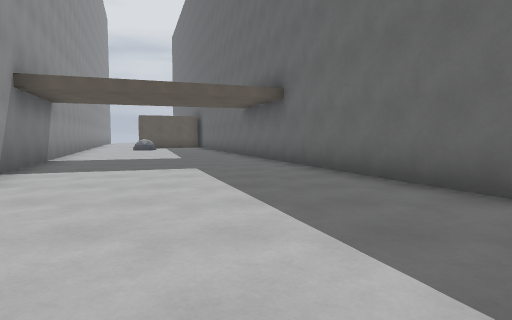
[1] (above)

24 first-person views from a walk through a level from a Godot 3-D game. The camera is 1.2 m above the floor, tilts 4° down and sees 75° across. The floor is counted in squares, 2 m on a side. Each view is taken from the middle of a square. On the plan, view 1 faces up. The plan holds only what a view shows up to about 10 squares ahead; the rest is blank. The place goes on beyond the plan. Characters and animated objects are left out. Surface patterns are stand-ins for the level's own textures.

[2]
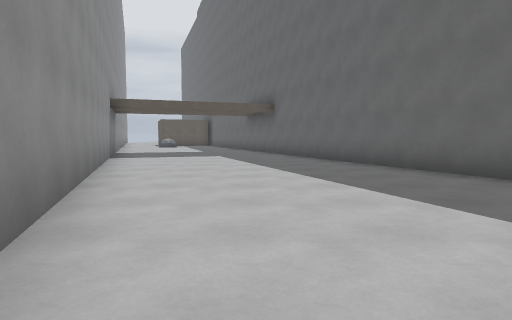

[3]
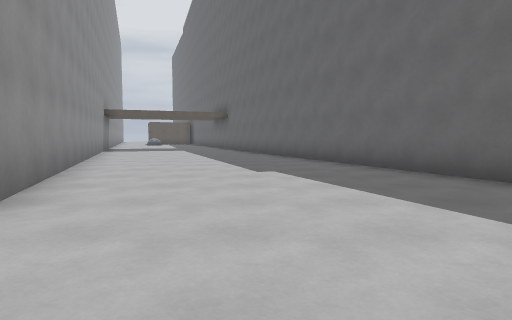

[4]
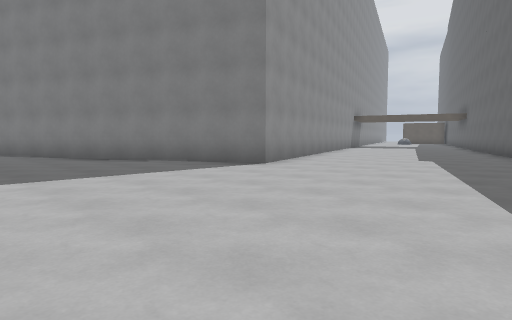

[5]
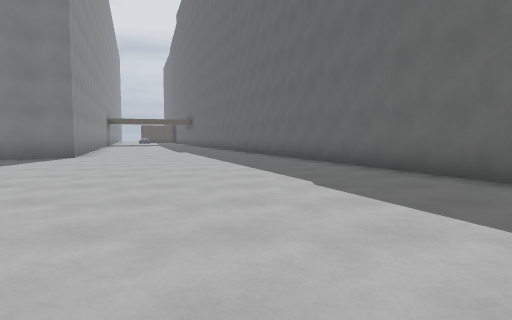

[6]
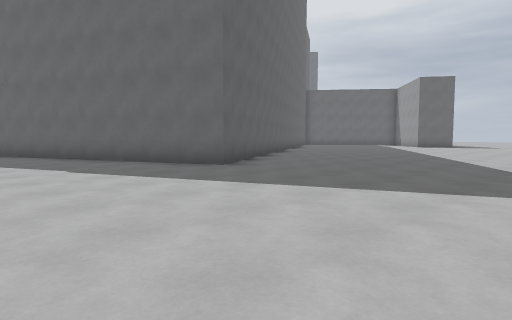

[7]
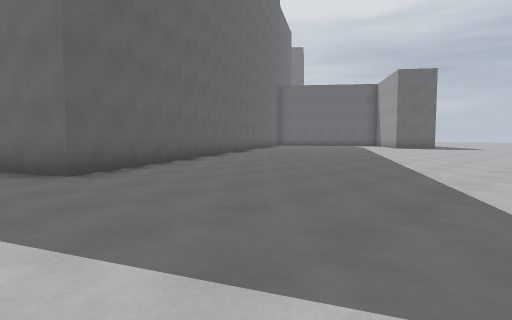

[8]
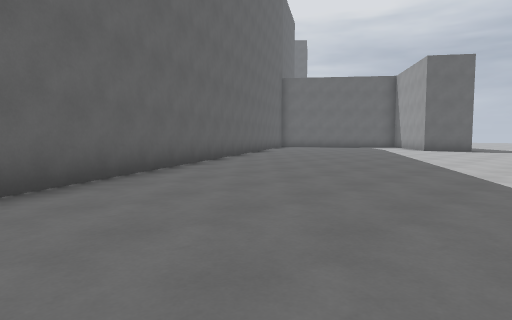

[9]
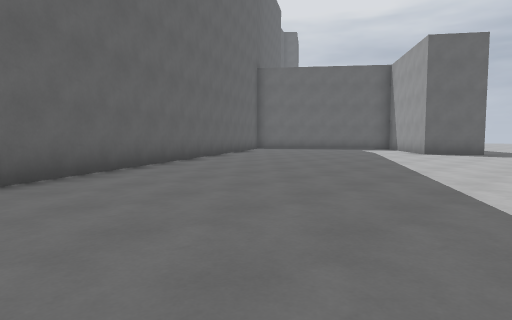

[10]
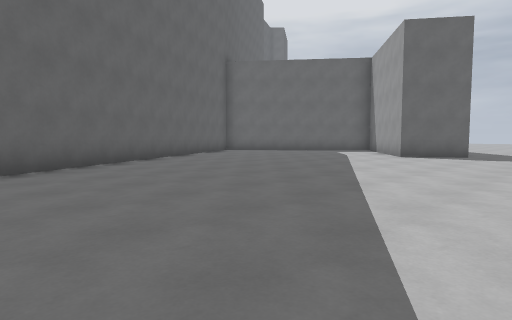

[11]
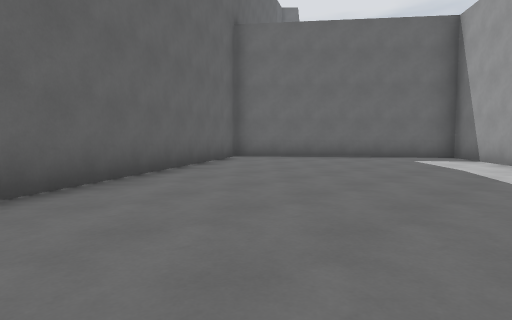

[12]
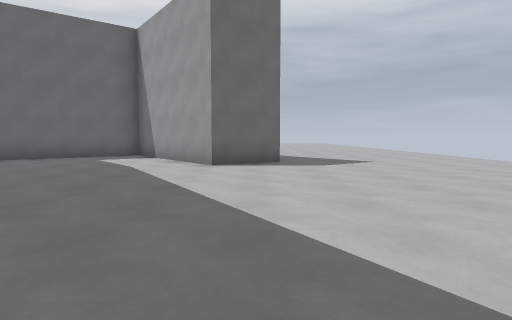

[13]
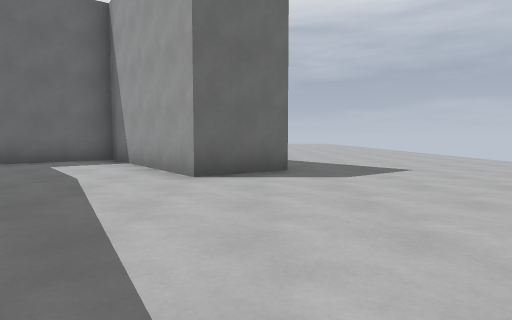

[14]
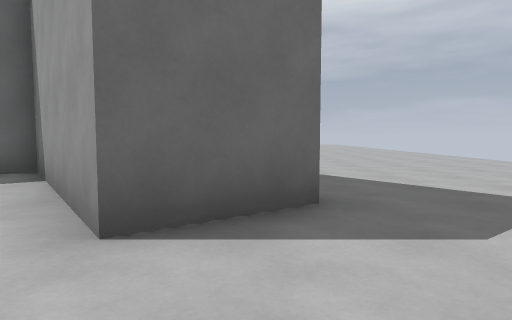

[15]
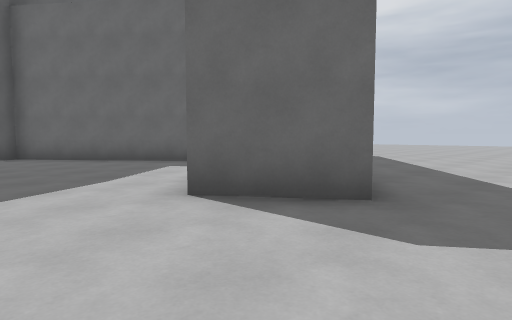

[16]
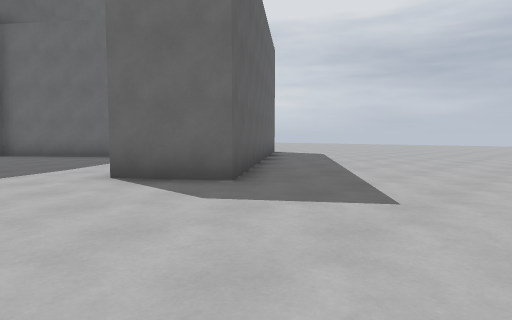

[17]
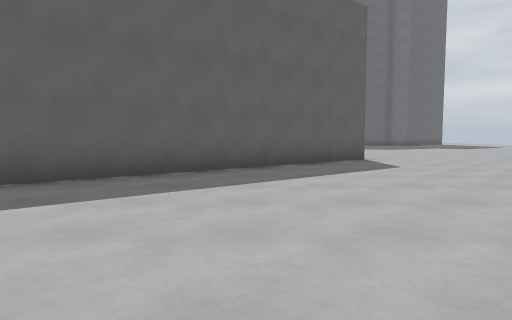

[18]
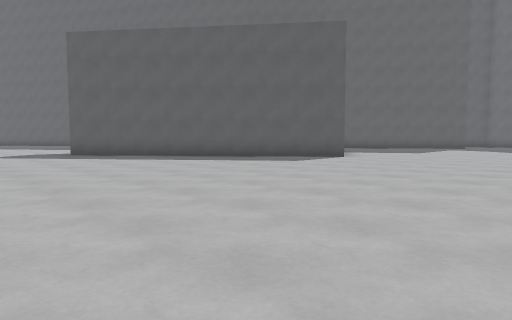

[19]
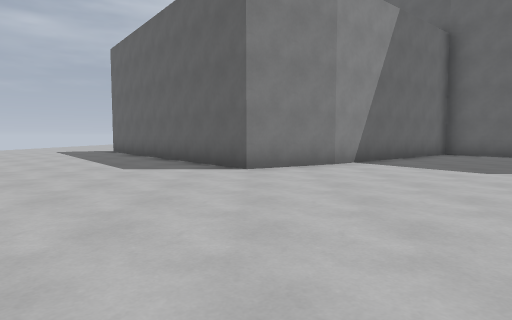

[20]
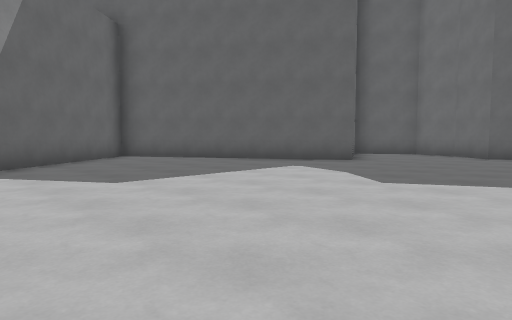

[21]
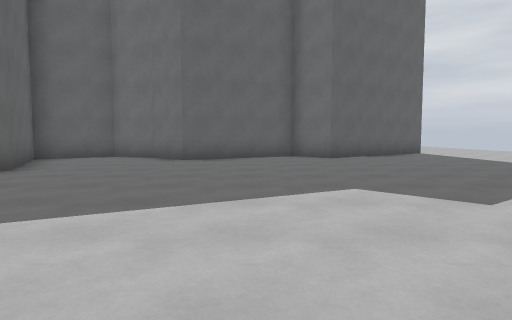

[22]
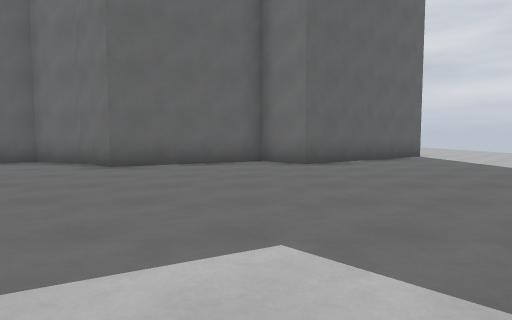

[23]
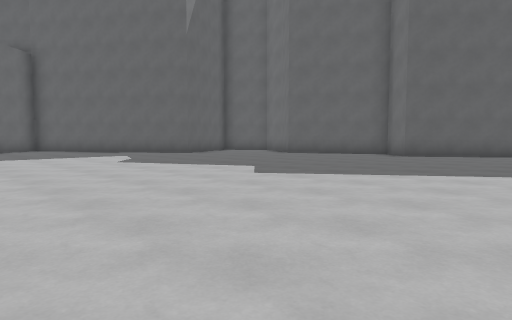

[24]
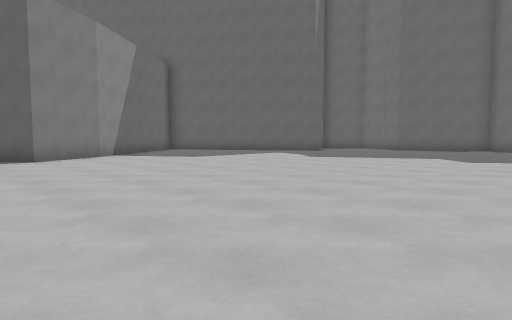

### Floor plan
Key: @ floor where view 1 was taken; # wall or solid block; x gap in a wall; . floor; B building.
Columns run from 7 left of view 1 to 43 right of it. Each row starts with its distance up from view 1.
 10  #.....B                                        ##x
  9  #......                                       ##..
  8  ##.....B                             ##########...
  7   #.....B                             #...##.......
  6   #......                             #............
  5   ##.....B                             #..........
  4    #.....##                            #..........
  3    #......#                          ##...........
  2    ##.....#                         #.............
  1     #......#                       #...............
  0     #..@...#                      B................
 -1     ##......#                      B...............
 -2      #......#                 #B    ...............
 -3      ##.....#                #..    B..............
 -4       #......#             ##...B    B...........
 -5       #......#           ##......B    B..........
 -6     ###.......#         #.........B    ..........
 -7   ###.........#       ##...........  BB..........
 -8 ###...........#     ##............B B............
 -9 #..............#   #.............B.B........
-10   .............# ##............B..B.........
-11         ........#...............B............
-12          ....................................
-13           ...................................
-14            ..................................
-15            ................  ................
-16            ..............     ..........
-17            ........             ........

Where each view was taken, in squares from view 1:
view 1: 0 up, 0 right, facing up
view 2: 4 down, 0 right, facing up
view 3: 8 down, 2 right, facing up
view 4: 11 down, 5 right, facing up-left
view 5: 15 down, 5 right, facing up
view 6: 17 down, 4 right, facing up-right
view 7: 17 down, 7 right, facing up-right
view 8: 15 down, 9 right, facing up-right
view 9: 14 down, 12 right, facing up-right
view 10: 14 down, 14 right, facing up-right
view 11: 10 down, 17 right, facing up-right
view 12: 11 down, 17 right, facing right
view 13: 11 down, 19 right, facing right
view 14: 11 down, 22 right, facing right
view 15: 13 down, 22 right, facing up-right
view 16: 15 down, 22 right, facing up-right
view 17: 15 down, 29 right, facing up
view 18: 15 down, 37 right, facing up-left
view 19: 6 down, 38 right, facing left
view 20: 4 down, 37 right, facing up-left
view 21: 2 down, 37 right, facing up
view 22: 0 up, 38 right, facing up
view 23: 3 down, 43 right, facing up-left
view 24: 8 down, 41 right, facing up-left
